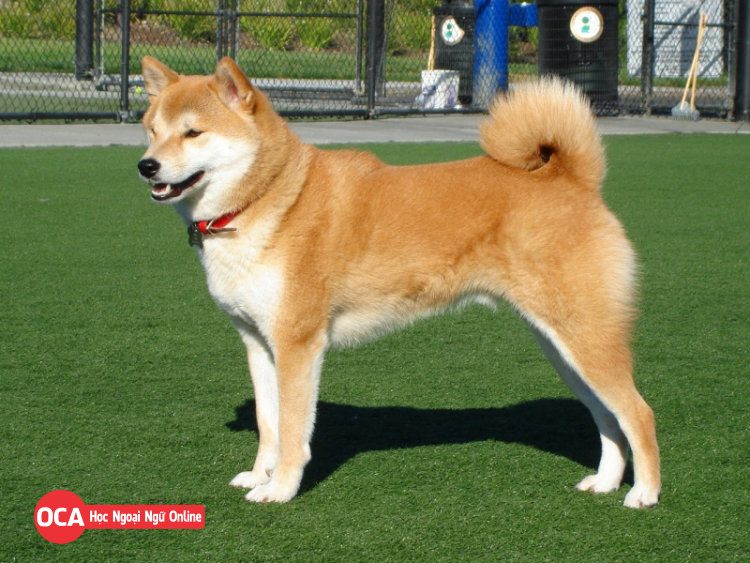
#> input picture MAI391/Project1/image/dog.png, 750 x 563 px
$ python svd.py
#> lines starting #> are read from the running program, lines starting #| are printed output that depends on the picture
import numpy as np
import cv2
import matplotlib.pyplot as plt

"""
Singular Value Decomposition
  Left-singular vector (columns of U)
  Singular values (diagonal entries of singular matrix `Sigma`)
  Right-singular vector (columns of V)

A = U. Sigma. V^T
"""

def compress_image(channel: np.ndarray, k: int):
  U, S, Vt = np.linalg.svd(channel)
  channel_compress = np.dot(U[:, :k], np.dot(np.diag(S[:k]), Vt[:k, :]))

  return channel_compress

def compare_image(original_image, compressed_image):
  # Original Image
  plt.figure(figsize=(10, 5))
  plt.subplot(1, 2, 1)
  plt.title('Original Image')
  plt.imshow(cv2.cvtColor(original_image, cv2.COLOR_BGR2RGB))

  # Compressed Image
  plt.subplot(1, 2, 2)
  plt.title(f'Compressed Image (k={k})')
  plt.imshow(cv2.cvtColor(compressed_image.astype(np.uint8), cv2.COLOR_BGR2RGB))

  plt.show()

if __name__ == "__main__":
  image = cv2.imread("./image/dog.png")
#> image is the input picture: shape (563, 750, 3); mean B, G, R 78.9, 121.6, 117.3
  b, g, r = cv2.split(image)
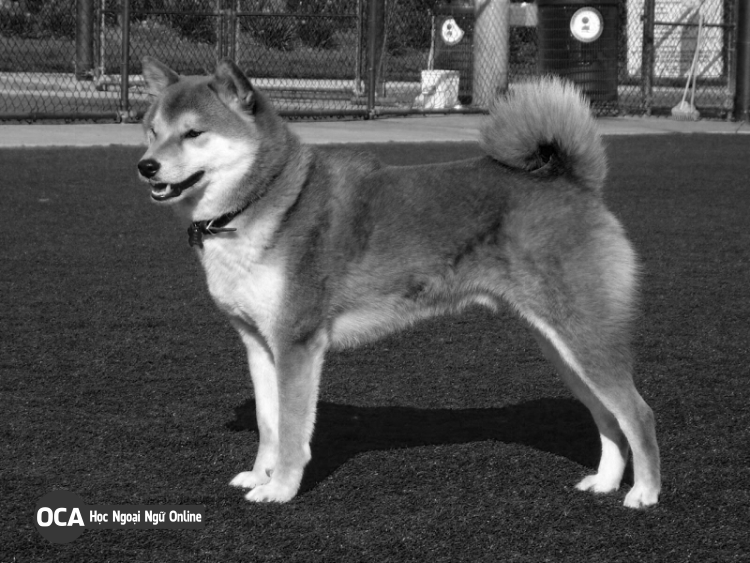
#> b: shape (563, 750); min 0, max 255, mean 78.9
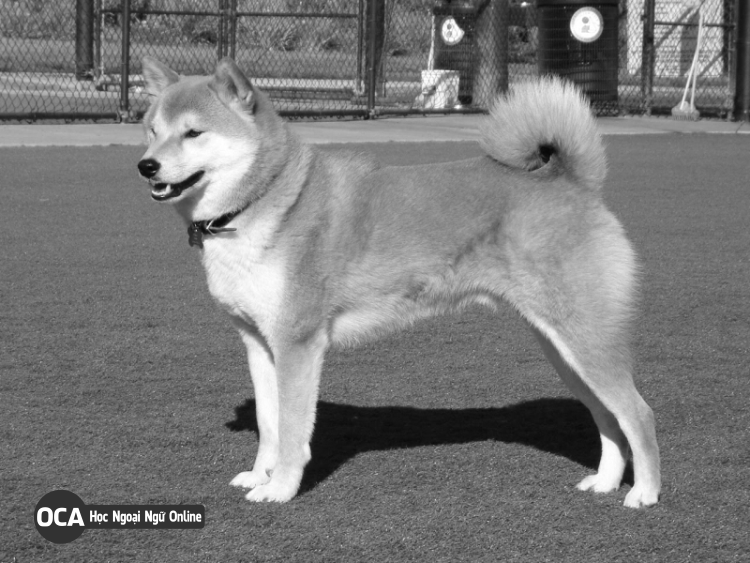
#> g: shape (563, 750); min 8, max 255, mean 121.6
  k = int(input())
#> the answer given: 3

  compressed_b = compress_image(b, k)
#> in compress_image, `U, S, Vt = np.linalg.svd(channel)`:
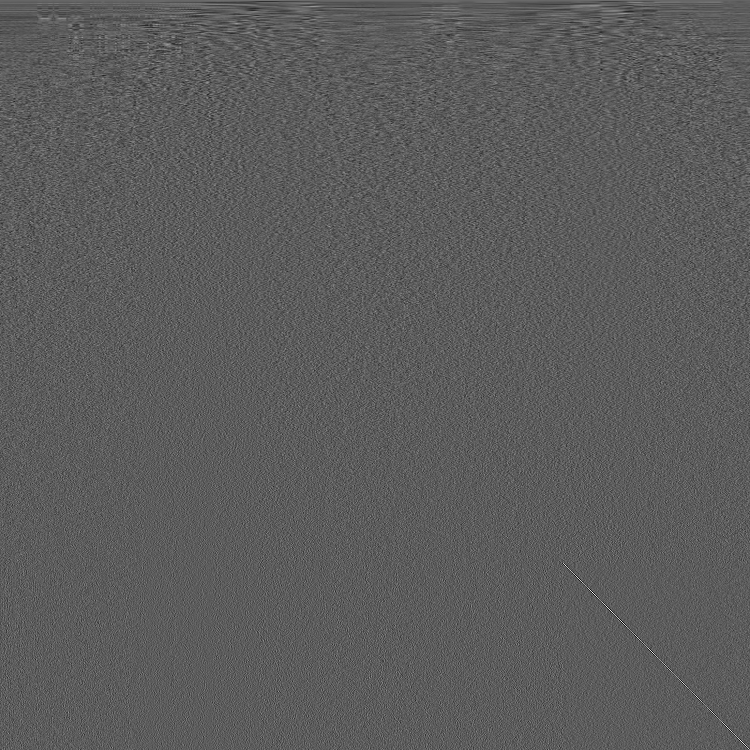
#> Vt: shape (750, 750) float64; min -0.258, max 0.453, mean 5.36e-05; drawn with min black and max white
#> in compress_image, `U, S, Vt = np.linalg.svd(channel)`: S = 563 values, max 53986.3 at index 0, min 6.13 at index 562, mean 485.3
  compressed_g = compress_image(g, k)
  compressed_r = compress_image(r, k)
#> call 3 of compress_image, with k = 3
#> in compress_image (call 3), `U, S, Vt = np.linalg.svd(channel)`:
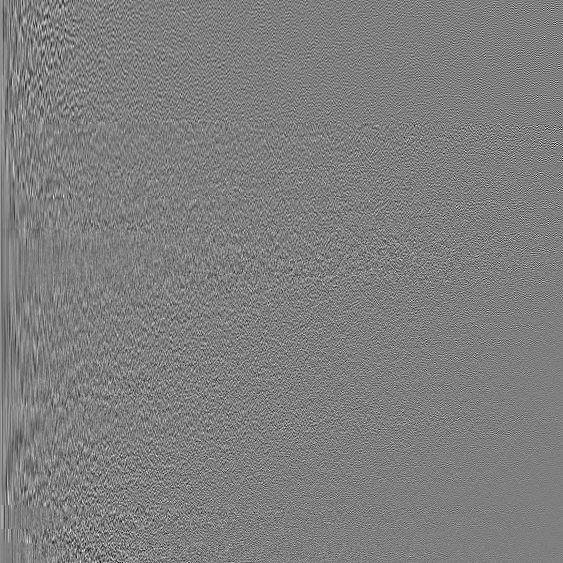
#> U: shape (563, 563) float64; min -0.255, max 0.256, mean 8.4e-05; drawn with min black and max white
#> in compress_image (call 3), `U, S, Vt = np.linalg.svd(channel)`: S = 563 values, max 81319.7 at index 0, min 6.59 at index 562, mean 562.5
#> in compress_image (call 3), `channel_compress = np.dot(U[:, :k], np.dot(np.diag(S[:k]), Vt[:k, :]))`:
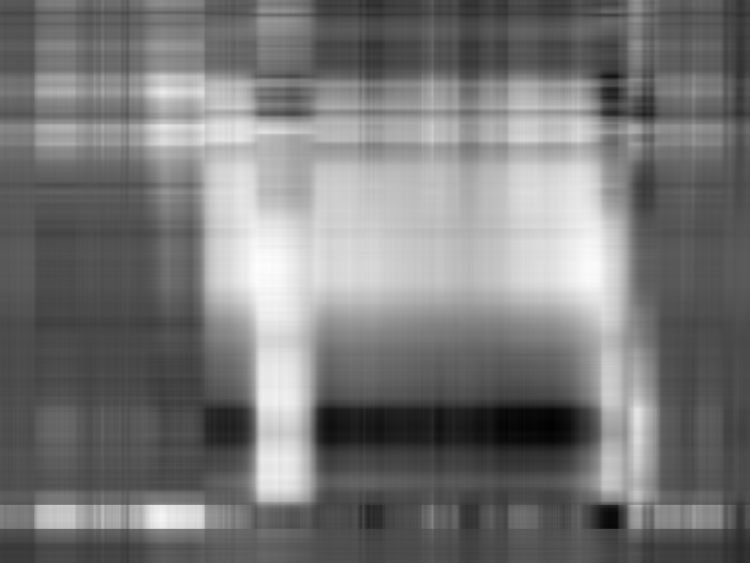
#> channel_compress: shape (563, 750) float64; min -12.93, max 263.5, mean 117.2; drawn with min black and max white

  compressed_image = cv2.merge((compressed_b, compressed_g, compressed_r))
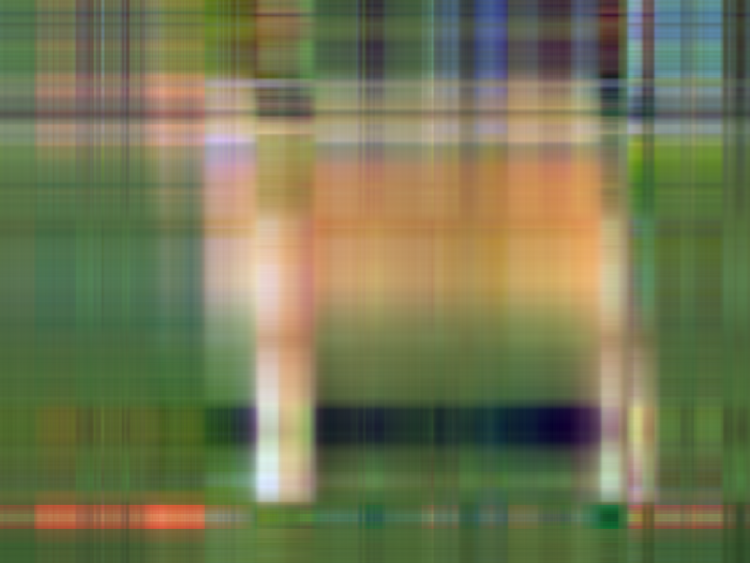
#> compressed_image: shape (563, 750, 3) float64; mean B, G, R 78.9, 121.6, 117.2; drawn with min black and max white

  compare_image(image, compressed_image)
#> in compare_image, `plt.show()`:
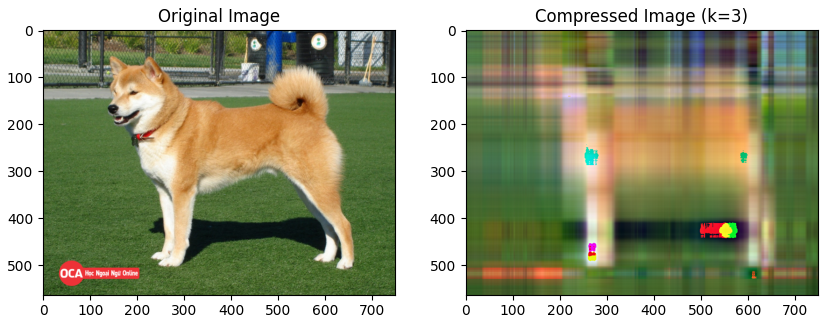
#> figure drawn by matplotlib, 2 panels
